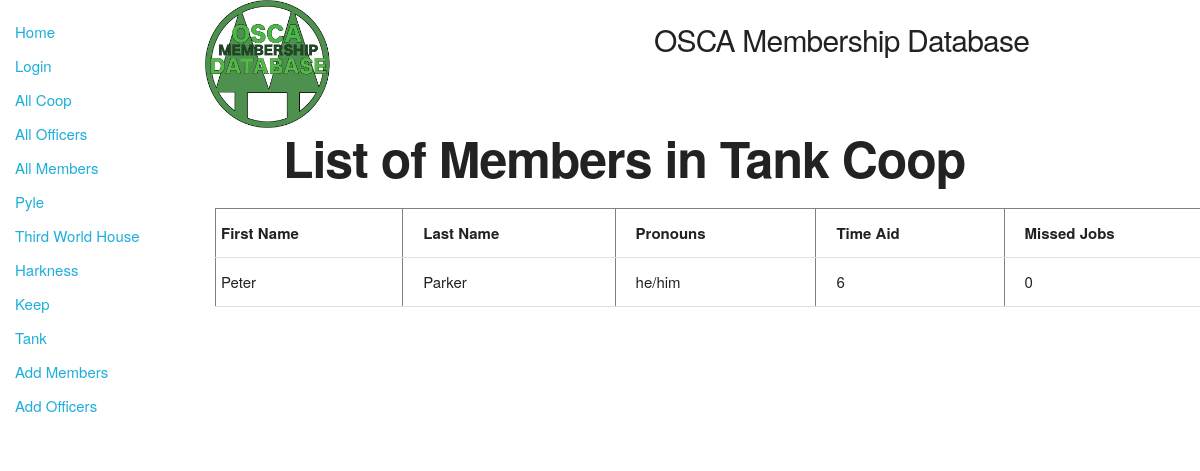
The app's page /catalog/tankmenu/tankmembers, older data.
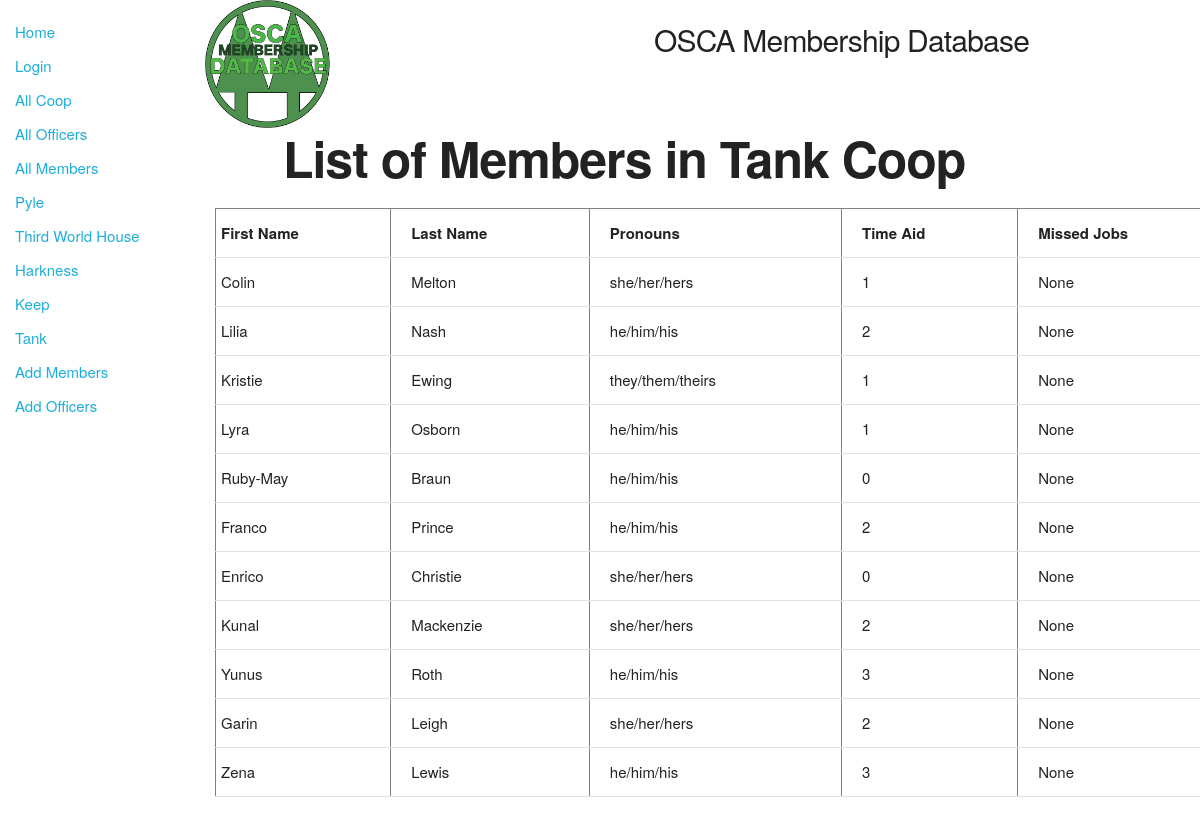
The same page, newer data.
### catalog/models.py (models this page shows, shortened)
class Member(models.Model):
    id = models.AutoField(primary_key=True)
    first_name = models.CharField(max_length=30)
    last_name = models.CharField(max_length=50)
    preferred_name = models.CharField(max_length=100, null=True, blank = True)
    tnumber = models.IntegerField()
    coop = models.ForeignKey('Coop', on_delete=models.SET_NULL, null=True)
    email = models.EmailField(null = True, blank = True)
    pronouns = models.CharField(max_length=20)
    time_aid = models.IntegerField()
    missed_jobes = models.IntegerField(null = True, blank = True)

### catalog/views.py (the view)
# urls.py: path('tankmenu/tankmembers',views.memberstank,name=';tank-members;'),
def memberstank(request):
    tankmembers= Member.objects.select_related("coop").filter(coop_id__exact=TANK)
    context={
        'tankmembers': tankmembers
    }
    return render(request,'memberstank.html',context=context)

### catalog/templates/memberstank.html (shortened to what this page needs)
{% extends "base_generic.html" %}
{% block content %}
<div class="row">
    <div class="two columns">
      {% load static %}
      <img src="{% static 'images/twinpines.png' %}" width="128" height="128" alt="Our Logo">
    </div>
    <div class="five columns" style="margin-top:2%">
      <h4>OSCA Membership Database</h4>
    </div>
  </div>
  <h1 style="padding-left: 7%; font-weight: bold">List of Members in Tank Coop</h1>
    <table border="1" width="1000">
        <tr>
            <td><div class="title">First Name</div></td>
            <td><div class="title">Last Name</div></td>
            <td><div class="title">Pronouns</div></td>
            <td><div class="title">Time Aid</div></td>
            <td><div class="title">Missed Jobs</div></td>
        </tr>
        {% for members in tankmembers %}
        <tr>
            <td><div class="columns" >{{ members.first_name}}</div></td>
            <td><div class="columns" >{{ members.last_name}}</div></td>
            <td><div class="columns" >{{ members.pronouns}}</div></td>
            <td><div class="columns" >{{ members.time_aid}}</div></td>
            <td><div class="columns" >{{ members.missed_jobes}}</div></td>
        </tr>
        {% endfor %}
    </table>
  {% endblock %}

Row changes from the older to the newer data that the page shows:
no longer on this page (row edited): Member: first_name "Peter", last_name "Parker", pronouns "he/him", time_aid "6", missed_jobes "0"
now on this page (row edited): Member: first_name "Colin", last_name "Melton", pronouns "she/her/hers", time_aid "1", missed_jobes "None"
now on this page (row edited): Member: first_name "Lilia", last_name "Nash", pronouns "he/him/his", time_aid "2", missed_jobes "None"
now on this page (row edited): Member: first_name "Kristie", last_name "Ewing", pronouns "they/them/theirs", time_aid "1", missed_jobes "None"
now on this page (row edited): Member: first_name "Lyra", last_name "Osborn", pronouns "he/him/his", time_aid "1", missed_jobes "None"
now on this page (row edited): Member: first_name "Ruby-May", last_name "Braun", pronouns "he/him/his", time_aid "0", missed_jobes "None"
now on this page (row edited): Member: first_name "Franco", last_name "Prince", pronouns "he/him/his", time_aid "2", missed_jobes "None"
now on this page (row edited): Member: first_name "Enrico", last_name "Christie", pronouns "she/her/hers", time_aid "0", missed_jobes "None"
now on this page (row edited): Member: first_name "Kunal", last_name "Mackenzie", pronouns "she/her/hers", time_aid "2", missed_jobes "None"
now on this page (row edited): Member: first_name "Yunus", last_name "Roth", pronouns "he/him/his", time_aid "3", missed_jobes "None"
now on this page (row edited): Member: first_name "Garin", last_name "Leigh", pronouns "she/her/hers", time_aid "2", missed_jobes "None"
now on this page (row edited): Member: first_name "Zena", last_name "Lewis", pronouns "he/him/his", time_aid "3", missed_jobes "None"
